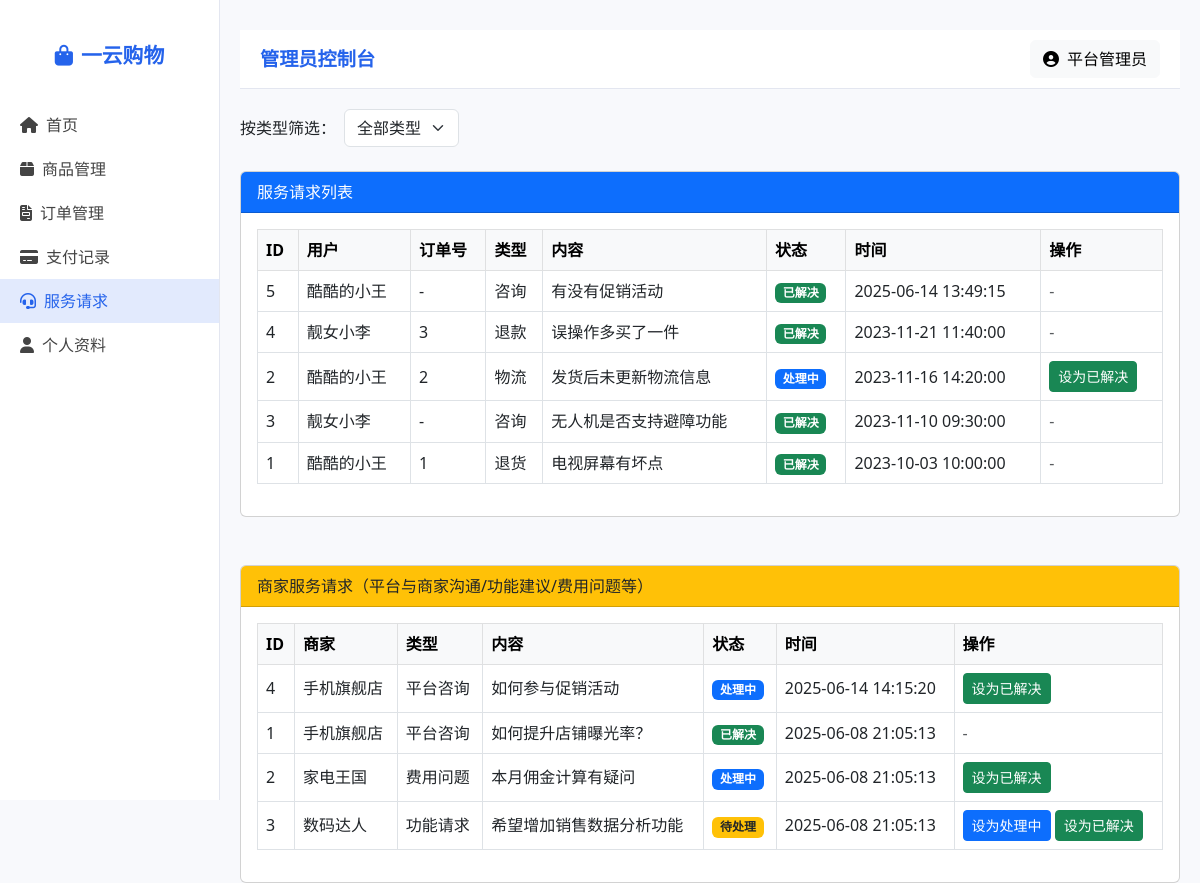
Page /phpdesign/customer_service.php (signed in) on the committed database.
### tables this page shows
CREATE TABLE `customer_service`  (
  `id` int(11) NOT NULL AUTO_INCREMENT,
  `user_id` int(11) NOT NULL,
  `order_id` int(11) NULL DEFAULT NULL,
  `type` varchar(50) NOT NULL,
  `content` text NOT NULL,
  `status` enum('pending','processing','resolved') NULL DEFAULT 'pending',
  `created_at` timestamp NOT NULL DEFAULT CURRENT_TIMESTAMP,
  PRIMARY KEY (`id`) USING BTREE,
  INDEX `user_id`(`user_id`) USING BTREE,
  INDEX `order_id`(`order_id`) USING BTREE
);

CREATE TABLE `users`  (
  `id` int(11) NOT NULL AUTO_INCREMENT,
  `username` varchar(50) NOT NULL,
  `password` varchar(50) NOT NULL,
  `phone` varchar(20) NOT NULL,
  `role` enum('admin','seller','user') NOT NULL DEFAULT 'user',
  `created_at` timestamp NOT NULL DEFAULT CURRENT_TIMESTAMP,
  PRIMARY KEY (`id`) USING BTREE,
  UNIQUE INDEX `phone`(`phone`) USING BTREE
);

CREATE TABLE `seller_services`  (
  `id` int(11) NOT NULL AUTO_INCREMENT,
  `seller_id` int(11) NOT NULL,
  `service_type` varchar(50) NOT NULL,
  `content` text NOT NULL,
  `status` enum('pending','processing','resolved') NULL DEFAULT 'pending',
  `created_at` timestamp NOT NULL DEFAULT CURRENT_TIMESTAMP,
  PRIMARY KEY (`id`) USING BTREE,
  INDEX `seller_id`(`seller_id`) USING BTREE
);

### phpdesign/customer_service.php (the view, shortened to what this page needs)
<?php
$role = $_SESSION['role'];
$user_id = $_SESSION['user_id'];
include 'header.php';
$typeList = ['咨询','退货','退款','物流','投诉'];
$typeFilter = isset($_GET['type']) && in_array($_GET['type'], $typeList) ? $_GET['type'] : '';
if ($role === 'admin') {
    $sql = "SELECT cs.*, u.username FROM customer_service cs
            JOIN users u ON cs.user_id = u.id";
    $params = [];
    $sql .= " ORDER BY cs.created_at DESC";
    $stmt = $pdo->prepare($sql);
    $stmt->execute($params);
}
$services = $stmt->fetchAll(PDO::FETCH_ASSOC);
if ($role === 'admin') {
    $sql_seller = "SELECT ss.*, u.username FROM seller_services ss JOIN users u ON ss.seller_id = u.id ORDER BY ss.created_at DESC";
    $stmt_seller = $pdo->query($sql_seller);
    $seller_services = $stmt_seller->fetchAll(PDO::FETCH_ASSOC);
} elseif ($role === 'seller') {
    $sql_seller = "SELECT ss.*, u.username FROM seller_services ss JOIN users u ON ss.seller_id = u.id WHERE ss.seller_id = ? ORDER BY ss.created_at DESC";
    $stmt_seller = $pdo->prepare($sql_seller);
    $stmt_seller->execute([$user_id]);
    $seller_services = $stmt_seller->fetchAll(PDO::FETCH_ASSOC);
}
?>
<div class="col-12">
    <?php if ($role === 'admin' || $role === 'seller'): ?>
    <form method="get" class="mb-3">
        <div class="row g-2 align-items-center">
            <div class="col-auto">
                <label class="form-label mb-0">按类型筛选：</label>
            </div>
            <div class="col-auto">
                <select name="type" class="form-select" onchange="this.form.submit()">
                    <option value="">全部类型</option>
                </select>
            </div>
        </div>
    </form>
    <?php endif; ?>
    <div class="card mt-4">
        <div class="card-header bg-primary text-white">服务请求列表</div>
        <div class="card-body">
            <table class="table table-bordered table-hover align-middle">
                <thead class="table-light">
                    <tr>
                        <th>ID</th>
                        <th>用户</th>
                        <th>订单号</th>
                        <th>类型</th>
                        <th>内容</th>
                        <th>状态</th>
                        <th>时间</th>
                        <?php if ($role === 'admin' || $role === 'seller'): ?>
                        <th>操作</th>
                        <?php endif; ?>
                    </tr>
                </thead>
                <tbody>
                    <?php foreach ($services as $srv): ?>
                    <tr>
                        <td><?= $srv['id'] ?></td>
                        <td><?= htmlspecialchars($srv['username']) ?></td>
                        <td><?= $srv['order_id'] ?: '-' ?></td>
                        <td><?= htmlspecialchars($srv['type']) ?></td>
                        <td><?= htmlspecialchars(mb_substr($srv['content'],0,30)) ?></td>
                        <td>
                            <?php
                            if ($srv['status'] === 'pending') echo '<span class="badge bg-warning text-dark">待处理</span>';
                            elseif ($srv['status'] === 'processing') echo '<span class="badge bg-primary">处理中</span>';
                            else echo '<span class="badge bg-success">已解决</span>';
                            ?>
                        </td>
                        <td><?= $srv['created_at'] ?></td>
                        <?php if (($role === 'admin' || $role === 'seller')): ?>
                        <td>
                            <?php if ($srv['status'] === 'pending'): ?>
                                <a href="?action=processing&id=<?= $srv['id'] ?><?= $typeFilter ? '&type='.$typeFilter : '' ?>" class="btn btn-sm btn-primary">设为处理中</a>
                                <a href="?action=resolved&id=<?= $srv['id'] ?><?= $typeFilter ? '&type='.$typeFilter : '' ?>" class="btn btn-sm btn-success">设为已解决</a>
                            <?php elseif ($srv['status'] === 'processing'): ?>
                                <a href="?action=resolved&id=<?= $srv['id'] ?><?= $typeFilter ? '&type='.$typeFilter : '' ?>" class="btn btn-sm btn-success">设为已解决</a>
                            <?php else: ?>
                                <span class="text-muted">-</span>
                            <?php endif; ?>
                        </td>
                        <?php endif; ?>
                    </tr>
                    <?php endforeach; ?>
                </tbody>
            </table>
        </div>
    </div>
    <?php if ($role === 'admin' || $role === 'seller'): ?>
    <div class="card mt-5">
        <div class="card-header bg-warning text-dark">商家服务请求（平台与商家沟通/功能建议/费用问题等）</div>
        <div class="card-body">
            <table class="table table-bordered table-hover align-middle">
                <thead class="table-light">
                    <tr>
                        <th>ID</th>
                        <th>商家</th>
                        <th>类型</th>
                        <th>内容</th>
                        <th>状态</th>
                        <th>时间</th>
                        <th>操作</th>
                    </tr>
                </thead>
                <tbody>
                    <?php foreach ($seller_services as $ss): ?>
                    <tr>
                        <td><?= $ss['id'] ?></td>
                        <td><?= htmlspecialchars($ss['username']) ?></td>
                        <td><?= htmlspecialchars($ss['service_type']) ?></td>
                        <td><?= htmlspecialchars(mb_substr($ss['content'],0,30)) ?></td>
                        <td>
                            <?php
                            if ($ss['status'] === 'pending') echo '<span class="badge bg-warning text-dark">待处理</span>';
                            elseif ($ss['status'] === 'processing') echo '<span class="badge bg-primary">处理中</span>';
                            else echo '<span class="badge bg-success">已解决</span>';
                            ?>
                        </td>
                        <td><?= $ss['created_at'] ?></td>
                        <td>
                            <?php if ($role === 'admin'): ?>
                                <?php if ($ss['status'] === 'pending'): ?>
                                    <a href="?ss_action=processing&ss_id=<?= $ss['id'] ?>" class="btn btn-sm btn-primary">设为处理中</a>
                                    <a href="?ss_action=resolved&ss_id=<?= $ss['id'] ?>" class="btn btn-sm btn-success">设为已解决</a>
                                <?php elseif ($ss['status'] === 'processing'): ?>
                                    <a href="?ss_action=resolved&ss_id=<?= $ss['id'] ?>" class="btn btn-sm btn-success">设为已解决</a>
                                <?php else: ?>
                                    <span class="text-muted">-</span>
                                <?php endif; ?>
                            <?php else: ?>
                                <span class="text-muted">-</span>
                            <?php endif; ?>
                        </td>
                    </tr>
                    <?php endforeach; ?>
                </tbody>
            </table>
        </div>
    </div>
    <?php endif; ?>
</div>
<?php include 'footer.php'; ?>

### rows in the picture
customer_service: id "5", user.username "酷酷的小王", order "-", type "咨询", content "有没有促销活动", status "已解决", created_at "2025-06-14 13:49:15"
customer_service: id "4", user.username "靓女小李", order "3", type "退款", content "误操作多买了一件", status "已解决", created_at "2023-11-21 11:40:00"
customer_service: id "2", user.username "酷酷的小王", order "2", type "物流", content "发货后未更新物流信息", status "处理中", created_at "2023-11-16 14:20:00"
customer_service: id "3", user.username "靓女小李", order "-", type "咨询", content "无人机是否支持避障功能", status "已解决", created_at "2023-11-10 09:30:00"
customer_service: id "1", user.username "酷酷的小王", order "1", type "退货", content "电视屏幕有坏点", status "已解决", created_at "2023-10-03 10:00:00"
seller_services: id "4", users.username "手机旗舰店", service_type "平台咨询", content "如何参与促销活动", status "处理中", created_at "2025-06-14 14:15:20"
seller_services: id "1", users.username "手机旗舰店", service_type "平台咨询", content "如何提升店铺曝光率？", status "已解决", created_at "2025-06-08 21:05:13"
seller_services: id "2", users.username "家电王国", service_type "费用问题", content "本月佣金计算有疑问", status "处理中", created_at "2025-06-08 21:05:13"
seller_services: id "3", users.username "数码达人", service_type "功能请求", content "希望增加销售数据分析功能", status "待处理", created_at "2025-06-08 21:05:13"

### other values in the picture
$userInfo['username'] "平台管理员"
